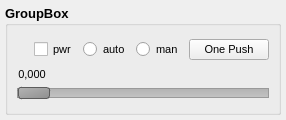
<?xml version="1.0" encoding="UTF-8"?>
<ui version="4.0">
 <class>DC1394Slider</class>
 <widget class="QWidget" name="DC1394Slider">
  <property name="geometry">
   <rect>
    <x>0</x>
    <y>0</y>
    <width>286</width>
    <height>120</height>
   </rect>
  </property>
  <property name="windowTitle">
   <string>Form</string>
  </property>
  <layout class="QGridLayout" name="gridLayout">
   <property name="leftMargin">
    <number>5</number>
   </property>
   <property name="topMargin">
    <number>5</number>
   </property>
   <property name="rightMargin">
    <number>5</number>
   </property>
   <property name="bottomMargin">
    <number>5</number>
   </property>
   <property name="spacing">
    <number>5</number>
   </property>
   <item row="0" column="0">
    <widget class="QGroupBox" name="label">
     <property name="font">
      <font>
       <pointsize>10</pointsize>
       <weight>75</weight>
       <bold>true</bold>
      </font>
     </property>
     <property name="title">
      <string>GroupBox</string>
     </property>
     <layout class="QVBoxLayout" name="verticalLayout_2">
      <item>
       <widget class="QWidget" name="widget_2" native="true">
        <property name="font">
         <font>
          <pointsize>8</pointsize>
          <weight>50</weight>
          <bold>false</bold>
         </font>
        </property>
        <layout class="QVBoxLayout" name="verticalLayout">
         <property name="spacing">
          <number>0</number>
         </property>
         <property name="leftMargin">
          <number>0</number>
         </property>
         <property name="topMargin">
          <number>0</number>
         </property>
         <property name="rightMargin">
          <number>0</number>
         </property>
         <property name="bottomMargin">
          <number>0</number>
         </property>
         <item>
          <layout class="QHBoxLayout" name="horizontalLayout_2" stretch="0">
           <item>
            <widget class="QWidget" name="widget" native="true">
             <property name="maximumSize">
              <size>
               <width>16777215</width>
               <height>25</height>
              </size>
             </property>
             <layout class="QHBoxLayout" name="horizontalLayout">
              <property name="leftMargin">
               <number>0</number>
              </property>
              <property name="topMargin">
               <number>0</number>
              </property>
              <property name="rightMargin">
               <number>0</number>
              </property>
              <property name="bottomMargin">
               <number>0</number>
              </property>
              <item>
               <spacer name="horizontalSpacer">
                <property name="orientation">
                 <enum>Qt::Horizontal</enum>
                </property>
                <property name="sizeHint" stdset="0">
                 <size>
                  <width>40</width>
                  <height>20</height>
                 </size>
                </property>
               </spacer>
              </item>
              <item>
               <widget class="QCheckBox" name="pPwr">
                <property name="text">
                 <string>pwr</string>
                </property>
               </widget>
              </item>
              <item>
               <widget class="QRadioButton" name="pRBa">
                <property name="text">
                 <string>auto</string>
                </property>
               </widget>
              </item>
              <item>
               <widget class="QRadioButton" name="pRBm">
                <property name="text">
                 <string>man</string>
                </property>
               </widget>
              </item>
              <item>
               <widget class="QPushButton" name="m_OnePush">
                <property name="text">
                 <string>One Push</string>
                </property>
               </widget>
              </item>
             </layout>
            </widget>
           </item>
          </layout>
         </item>
         <item>
          <widget class="QWidget" name="widget" native="true">
           <property name="minimumSize">
            <size>
             <width>0</width>
             <height>20</height>
            </size>
           </property>
           <property name="maximumSize">
            <size>
             <width>16777215</width>
             <height>20</height>
            </size>
           </property>
           <widget class="QLabel" name="lblValue">
            <property name="geometry">
             <rect>
              <x>0</x>
              <y>0</y>
              <width>30</width>
              <height>20</height>
             </rect>
            </property>
            <property name="text">
             <string>0,000</string>
            </property>
            <property name="alignment">
             <set>Qt::AlignCenter</set>
            </property>
           </widget>
          </widget>
         </item>
         <item>
          <widget class="QSlider" name="m_Slider">
           <property name="enabled">
            <bool>true</bool>
           </property>
           <property name="styleSheet">
            <string notr="true">QSlider::groove:horizontal:enabled {
     border: 1px solid #999999;
     height: 8px; /* the groove expands to the size of the slider by default. by giving it a height, it has a fixed size */
     background: qlineargradient(x1:0, y1:0, x2:0, y2:1, stop:0 #B1B1B1, stop:1 #c4c4c4);
     margin: 2px 0;
 }

QSlider::groove:horizontal:disabled {
     border: 1px solid #c8c8c8;
     height: 8px; /* the groove expands to the size of the slider by default. by giving it a height, it has a fixed size */
     background: qlineargradient(x1:0, y1:0, x2:0, y2:1, stop:0 #f0f0f0, stop:1 #dcdcdc);
     margin: 2px 0;
 }

 QSlider::handle:horizontal:enabled {
     background: qlineargradient(x1:0, y1:0, x2:1, y2:1, stop:0 #b4b4b4, stop:1 #8f8f8f);
     border: 1px solid #5c5c5c;
     width: 30px;
     margin: -2px 0; /* handle is placed by default on the contents rect of the groove. Expand outside the groove */
     border-radius: 3px;
 }


 QSlider::handle:horizontal:disabled {
     background: qlineargradient(x1:0, y1:0, x2:1, y2:1, stop:0 #e6e6e6, stop:1 #c8c8c8);
     border: 1px solid #c8c8c8;
     width: 30px;
     margin: -2px 0; /* handle is placed by default on the contents rect of the groove. Expand outside the groove */
     border-radius: 3px;
 }</string>
           </property>
           <property name="maximum">
            <number>1000</number>
           </property>
           <property name="tracking">
            <bool>true</bool>
           </property>
           <property name="orientation">
            <enum>Qt::Horizontal</enum>
           </property>
          </widget>
         </item>
        </layout>
       </widget>
      </item>
     </layout>
    </widget>
   </item>
  </layout>
 </widget>
 <resources/>
 <connections/>
</ui>
